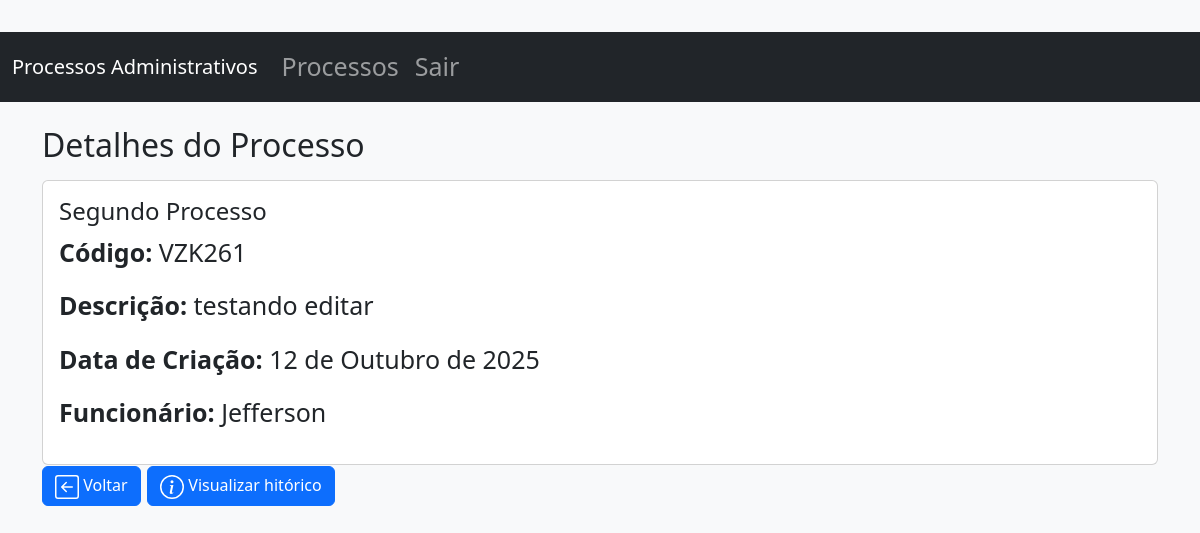
Screenshot of /processo/5/ with the database file from the repository.
### processo/models.py (models this page shows, shortened)
class Processo(models.Model):
    titulo = models.CharField(max_length=100)
    data_criacao = models.DateField(auto_now_add=True)
    data_edicao = models.DateField(null=True, blank=True)
    descricao = models.TextField()

class PessoaProcesso(models.Model):
    codigo = models.CharField(max_length=6)
    pessoa = models.ForeignKey(Pessoa, on_delete=models.CASCADE)
    processo = models.ForeignKey(Processo, on_delete=models.CASCADE)
    data_inicio = models.DateField(auto_now_add=True)
    data_termino = models.DateField(null=True)

### pessoa/models.py (models this page shows, shortened)
class Pessoa(AbstractUser):
    cpf = models.CharField(max_length=11, unique=True)
    telefone = models.CharField(max_length=11)

### processo/views.py (the view)
# urls.py: path('<int:id>/', views.detalhe_processo, name='detalhe_processo'),
def detalhe_processo(request, id):
    processo = get_object_or_404(Processo, id=id)
    pessoaProcesso = PessoaProcesso.objects.filter(processo = processo)
    return render(request, 'processo/detalhe_processo.html', {'processo': processo, 'pessoaProcesso' : pessoaProcesso})

### processo/templates/processo/detalhe_processo.html (shortened to what this page needs)
{% extends "base.html" %}
{% load static%}
{% block content %}
<div class="container mt-4">
    <h2>Detalhes do Processo</h2>
    <div class="card mt-3">
        <div class="card-body">
            <h4 class="card-title">{{ processo.titulo }}</h4>
            <p><strong>Código:</strong> {{ pessoaProcesso.last.codigo }}</p>
            <p><strong>Descrição:</strong> {{ processo.descricao }}</p>
            <p><strong>Data de Criação:</strong> {{ processo.data_criacao }}</p>
            <p><strong>Funcionário:</strong> {{pessoaProcesso.last.pessoa.first_name }} {{pessoaProcesso..last.pessoa.last_name }}</p>
        </div>
    </div>
    <a href="{% url 'lista_processos' %}" class="btn btn-primary">
      Voltar
    </a>
<button type="button" class="btn btn-primary" data-bs-toggle="modal" data-bs-target="#staticBackdrop">
  Visualizar hitórico
</button>
</div>
{% endblock %}

### processo/static/processo/style.css (style rules this page uses)
body { background-color: #f8f9fa; padding: 2rem 0; font-size: 25px; }
.btn svg { color: white; }

### rows the page displays
Processo: titulo "Segundo Processo", descricao "testando editar", data_criacao "12 de Outubro de 2025"
PessoaProcesso: last.codigo "VZK261", last.pessoa.first_name "Jefferson"
